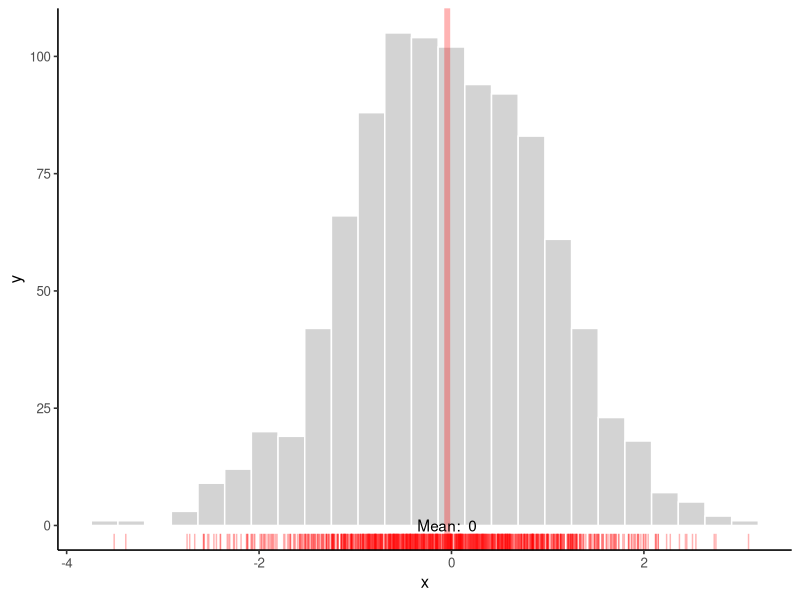

Source code (R):
###################
#JJ Visualization Library

#Histogram
x <- rnorm(1000)


jj.hist <- function(x){
        
        
        x <- as.numeric(x)
        bw <- (2 * IQR(x) / length(x)^(1/3))
                     
        library(ggplot2) 
        x <- as.data.frame(x)
             
        #Creating the histogram with density plot, rugs, and mean displayed
        m <- ggplot(x, aes(x = x))
        m <- m + geom_histogram(colour = "white",
                                fill = "light grey", 
                                binwidth = bw)
        m <- m + geom_rug(sides="b",col="red" ,alpha=.3)
        m <- m + geom_vline(aes(xintercept=mean(x, na.rm=T)),   
                            color="red", size=2,alpha=.3)
        m <- m + annotate("text", 
                        x = mean(x$x), 
                        y = 0, 
                        label = paste("Mean: ", round(mean(x$x), digits=1)))
        
        #Adding the plot theme
        jj_theme <- theme_bw(base_size = 12) + 
                theme(axis.line = element_line(colour = "black"),
                      panel.grid.major = element_blank(),
                      panel.grid.minor = element_blank(),
                      panel.border = element_blank(),
                      panel.background = element_blank()) 
        
        m <- m + jj_theme 
        
        m
        
}

jj.hist(x)
